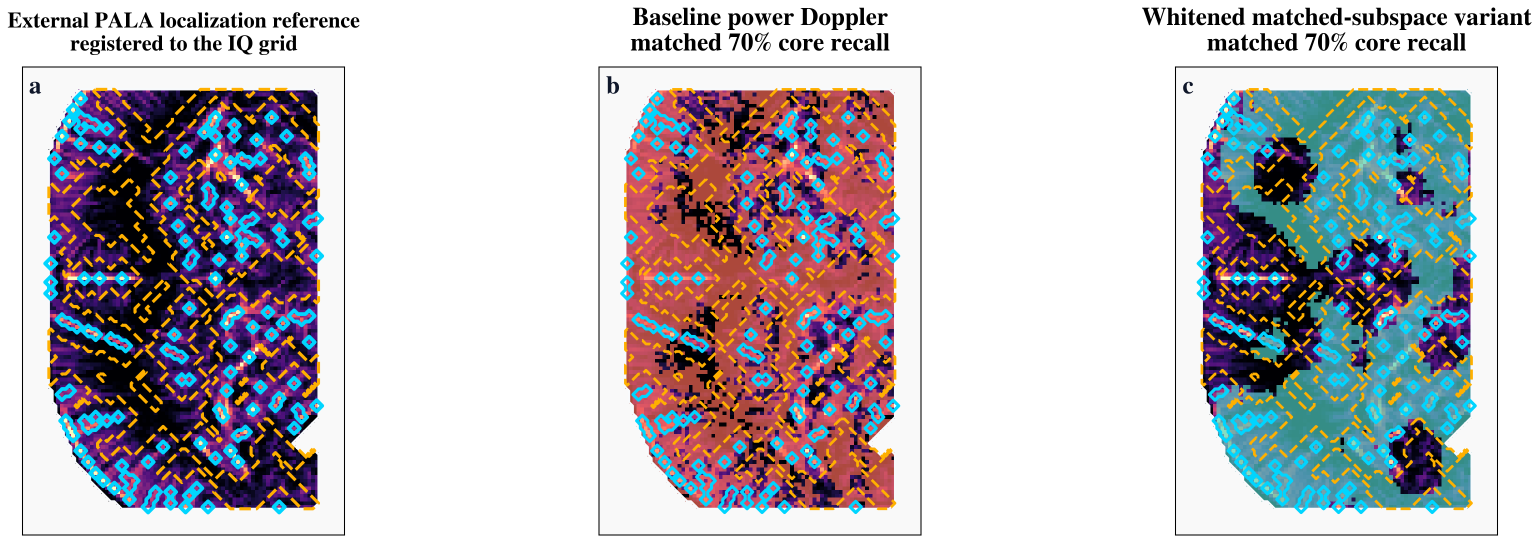
#> input picture figs/paper/ulm7883227_pala_headline_hero.png, 3078 x 1085 px (shown at 1/2 size); its folder holds only this picture in this run
$ python figure_qc.py
#> lines starting #> are read from the running program, lines starting #| are printed output that depends on the picture; after the words box and inside, x2 and y2 are one past the last pixel; in counts of white or black regions, pixels touching at a corner belong together
#!/usr/bin/env python3
from __future__ import annotations

import argparse
import json
import math
import subprocess
from dataclasses import dataclass
from pathlib import Path
from typing import Any

import numpy as np
from PIL import Image, ImageDraw, ImageFont


@dataclass(frozen=True)
class FigureQC:
    path: str
    kind: str  # "pdf" | "png"
    rendered_png: str | None
    width: int
    height: int
    margins_px: dict[str, int]
    border_ink_frac: dict[str, float]
    warnings: list[str]


def _render_pdf_first_page(pdf_path: Path, *, out_prefix: Path, dpi: int) -> Path:
    out_prefix.parent.mkdir(parents=True, exist_ok=True)
    # pdftoppm writes `<prefix>-1.png` when rendering a single page without -singlefile.
    cmd = [
        "pdftoppm",
        "-png",
        "-r",
        str(int(dpi)),
        "-f",
        "1",
        "-l",
        "1",
        str(pdf_path),
        str(out_prefix),
    ]
    subprocess.run(cmd, check=True, stdout=subprocess.DEVNULL, stderr=subprocess.DEVNULL)
    out_path = out_prefix.parent / f"{out_prefix.name}-1.png"
    if not out_path.is_file():
        raise RuntimeError(f"pdftoppm did not produce expected output: {out_path}")
    return out_path


def _analyze_ink(image: Image.Image, *, ink_thresh: int) -> tuple[dict[str, int], dict[str, float], list[str]]:
    gray = image.convert("L")
    arr = np.asarray(gray, dtype=np.uint8)

    # Treat near-white as background.
    ink = arr < int(ink_thresh)
    h, w = ink.shape

    border = {
        "left": float(np.mean(ink[:, 0])),
        "right": float(np.mean(ink[:, -1])),
        "top": float(np.mean(ink[0, :])),
        "bottom": float(np.mean(ink[-1, :])),
    }

    ys, xs = np.nonzero(ink)
    if ys.size == 0 or xs.size == 0:
        # All-white: define margins as full image.
        margins = {"left": w, "right": w, "top": h, "bottom": h}
        warnings = ["no_ink_detected(all_white_or_threshold_too_low)"]
        return margins, border, warnings

    x0 = int(xs.min())
    x1 = int(xs.max())
    y0 = int(ys.min())
    y1 = int(ys.max())

    margins = {
        "left": x0,
        "right": (w - 1) - x1,
        "top": y0,
        "bottom": (h - 1) - y1,
    }

    warnings: list[str] = []
    if min(margins.values()) <= 4:
        warnings.append("very_small_margin_px(tight_bbox_or_clipping)")
    if max(border.values()) >= 0.01:
        warnings.append("ink_on_image_border(possible_clipping_or_frame)")

    return margins, border, warnings


def _make_montage(
    items: list[FigureQC],
    *,
    out_path: Path,
    max_thumb_w: int,
    max_thumb_h: int,
    cols: int,
) -> None:
    out_path.parent.mkdir(parents=True, exist_ok=True)

    # Pick source image per item (rendered for PDFs, native for PNGs).
    src_paths: list[Path] = []
    labels: list[str] = []
    for it in items:
        src = Path(it.rendered_png) if it.rendered_png is not None else Path(it.path)
        src_paths.append(src)
        labels.append(Path(it.path).name)

    thumbs: list[Image.Image] = []
    for p in src_paths:
        img = Image.open(p).convert("RGB")
        img.thumbnail((int(max_thumb_w), int(max_thumb_h)), Image.Resampling.LANCZOS)
        thumbs.append(img)

    # Cell layout.
    cell_w = max(t.width for t in thumbs) + 28
    cell_h = max(t.height for t in thumbs) + 50
    rows = int(math.ceil(len(thumbs) / float(cols)))

    canvas = Image.new("RGB", (cols * cell_w, rows * cell_h), (255, 255, 255))
    draw = ImageDraw.Draw(canvas)
    try:
        font = ImageFont.load_default()
    except Exception:
        font = None

    for idx, (thumb, label) in enumerate(zip(thumbs, labels, strict=True)):
        r = idx // cols
        c = idx % cols
        x = c * cell_w
        y = r * cell_h

        # Paste centered.
        px = x + (cell_w - thumb.width) // 2
        py = y + 8
        canvas.paste(thumb, (px, py))

        # Label.
        tx = x + 8
        ty = y + cell_h - 20
        draw.text((tx, ty), label, fill=(20, 20, 20), font=font)

    canvas.save(out_path)


def main() -> int:
    ap = argparse.ArgumentParser(description="Lightweight QC for figures under figs/paper (margins + border ink).")
    ap.add_argument("--fig-dir", type=Path, default=Path("figs/paper"), help="Figure directory (default: %(default)s).")
    ap.add_argument("--out-json", type=Path, default=Path("reports/figure_qc/figure_qc.json"))
    ap.add_argument("--render-dir", type=Path, default=Path("reports/figure_qc/rendered"))
    ap.add_argument("--out-montage", type=Path, default=Path("reports/figure_qc/figure_montage.png"))
    ap.add_argument("--dpi", type=int, default=300, help="PDF render DPI (default: %(default)s).")
    ap.add_argument("--ink-thresh", type=int, default=250, help="Ink threshold in [0,255] (default: %(default)s).")
    ap.add_argument("--cols", type=int, default=3, help="Montage columns (default: %(default)s).")
    args = ap.parse_args()

    fig_dir = Path(args.fig_dir)
    if not fig_dir.is_dir():
        raise SystemExit(f"Figure dir not found: {fig_dir}")

    paths = sorted([p for p in fig_dir.iterdir() if p.is_file() and p.suffix.lower() in {'.pdf', '.png'}])
    if not paths:
        raise SystemExit(f"No .pdf/.png figures found under: {fig_dir}")

    items: list[FigureQC] = []
    for p in paths:
        kind = p.suffix.lower().lstrip(".")
        rendered: Path | None = None
        img_path = p
        if kind == "pdf":
            rendered = _render_pdf_first_page(
                p,
                out_prefix=Path(args.render_dir) / p.stem,
                dpi=int(args.dpi),
            )
            img_path = rendered

        img = Image.open(img_path)
#> img is the input picture: PIL image 3078x1085 RGBA; mean R, G, B, A 187.4, 185.6, 190.9, 255
        margins, border, warnings = _analyze_ink(img, ink_thresh=int(args.ink_thresh))
#> in _analyze_ink, `gray = image.convert("L")`:
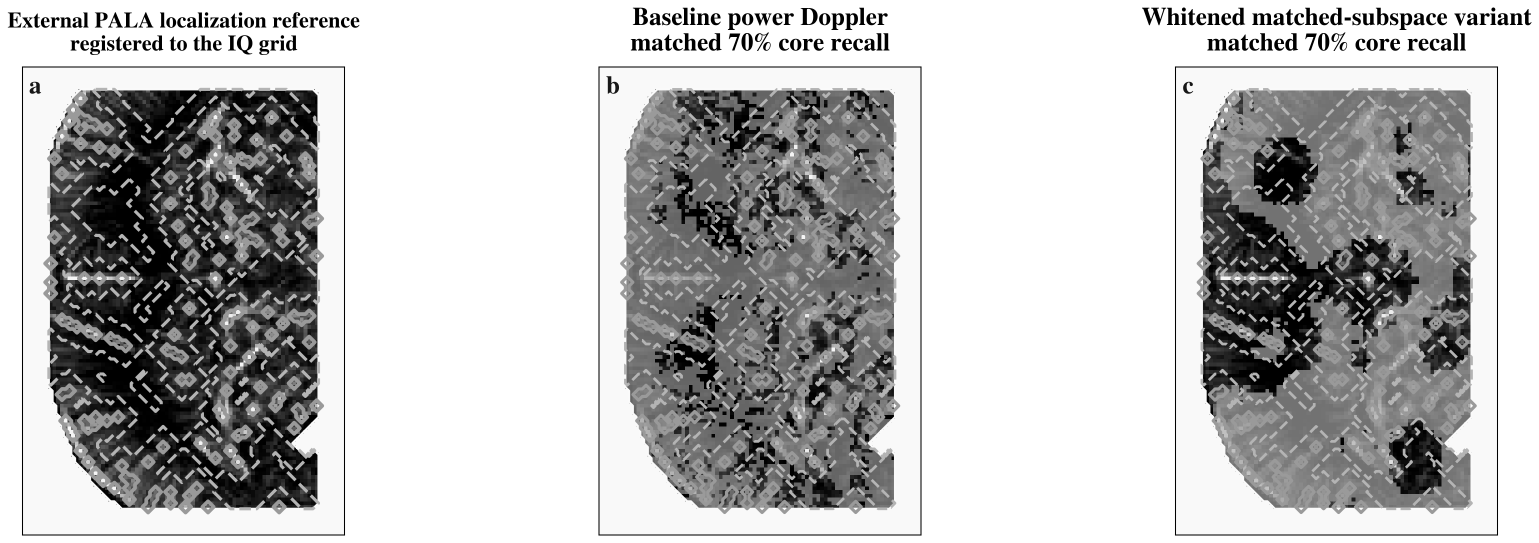
#> gray: PIL image 3078x1085 L (shown at 1/2 size); min 0, max 255, mean 186.7
#> in _analyze_ink, `ink = arr < int(ink_thresh)`:
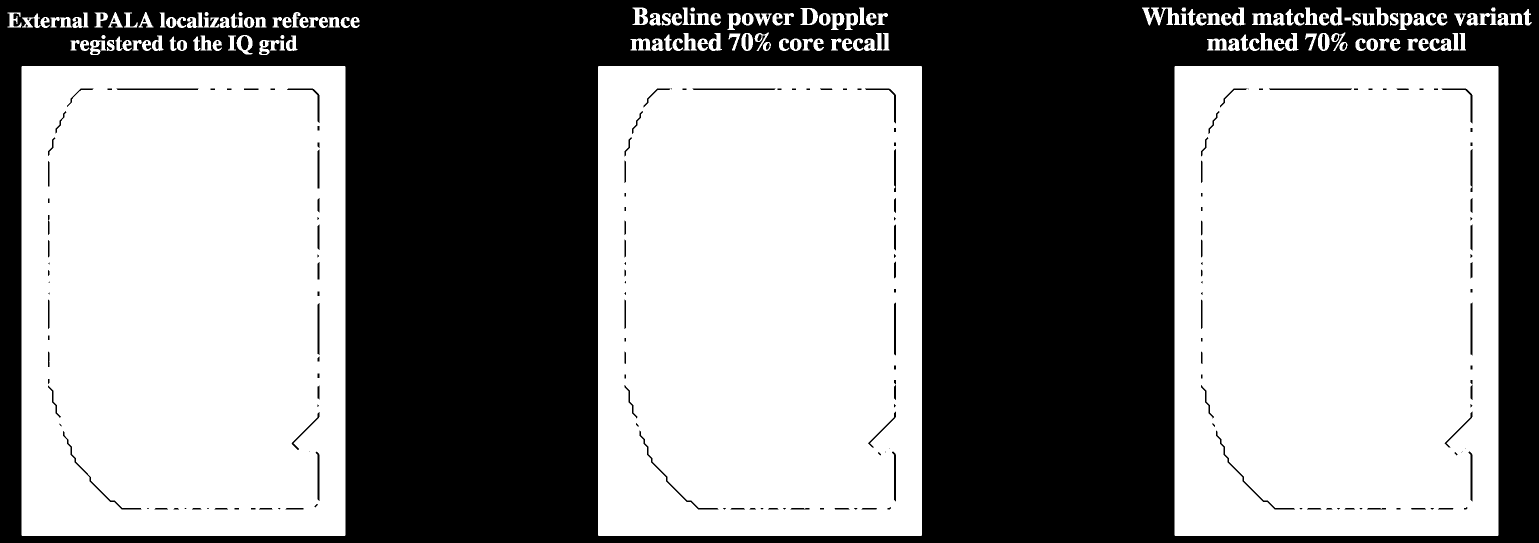
#> ink: shape (1085, 3078) bool (shown at 1/2 size); 55.6% white; 246 black regions (36 under 20 px), largest, box (x1, y1, x2, y2) and area: (0, 0, 3078, 1085) 1459023, (1279, 861, 1437, 1019) 716, (2432, 861, 2590, 1019) 716
#> in _analyze_ink, `border = { "left": float(np.mean(ink[:, 0])), "right": float(np.mean(i..`: border = {'left': 0, 'right': 0, 'top': 0, 'bottom': 0}
#> in _analyze_ink, `x0 = int(xs.min())`: x0 = 15
#> in _analyze_ink, `x1 = int(xs.max())`: x1 = 3063
#> in _analyze_ink, `y0 = int(ys.min())`: y0 = 15
#> in _analyze_ink, `y1 = int(ys.max())`: y1 = 1071
#> in _analyze_ink, `margins = { "left": x0, "right": (w - 1) - x1, "top": y0, "bottom": (h..`: margins = {'left': 15, 'right': 14, 'top': 15, 'bottom': 13}
#> margins = {'left': 15, 'right': 14, 'top': 15, 'bottom': 13}; border = {'left': 0, 'right': 0, 'top': 0, 'bottom': 0}; warnings = []

        items.append(
            FigureQC(
                path=str(p),
                kind=kind,
                rendered_png=str(rendered) if rendered is not None else None,
                width=int(img.width),
                height=int(img.height),
                margins_px=margins,
                border_ink_frac=border,
                warnings=warnings,
            )
        )

    args.out_json.parent.mkdir(parents=True, exist_ok=True)
    with args.out_json.open("w") as f:
        json.dump([it.__dict__ for it in items], f, indent=2, sort_keys=False)
        f.write("\n")

    _make_montage(
        items,
        out_path=Path(args.out_montage),
        max_thumb_w=780,
        max_thumb_h=520,
        cols=int(args.cols),
    )
#> the loop in _make_montage, `for it in items:` made 1 pass
#> after the loop in _make_montage, `for it in items:`: labels = ['ulm7883227_pala_headline_hero.png']; src_paths = 1 item
#> in _make_montage, `img.thumbnail((int(max_thumb_w), int(max_thumb_h)), Image.Resampling.L..`:
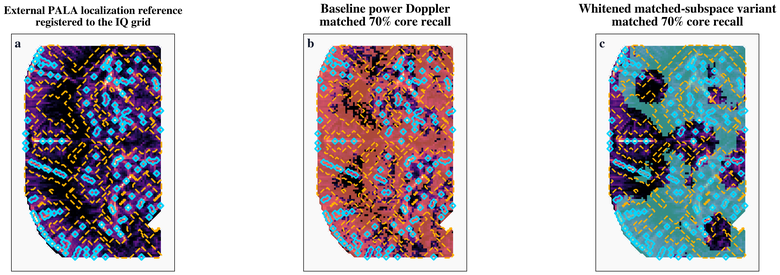
#> img: PIL image 780x275 RGB; mean R, G, B 187.3, 185.4, 190.5
#> in _make_montage, `cell_w = max(t.width for t in thumbs) + 28`: cell_w = 808
#> in _make_montage, `cell_h = max(t.height for t in thumbs) + 50`: cell_h = 325
#> in _make_montage, `rows = int(math.ceil(len(thumbs) / float(cols)))`: rows = 1
#> in _make_montage, `canvas = Image.new("RGB", (cols * cell_w, rows * cell_h), (255, 255, 2..`: canvas: PIL image 2424x325 RGB; every value is 255
#> the loop in _make_montage, `for idx, (thumb, label) in enumerate(zip(thumbs, labels, strict=True)):` made 1 pass
#> (label, r, c, x, y, px, py, tx) on pass 1: ('ulm7883227_pala_headline_hero.png', 0, 0, 0, 0, 14, 8, 8)
#> after the loop in _make_montage, `for idx, (thumb, label) in enumerate(zip(thumbs, labels, strict=True)):`:
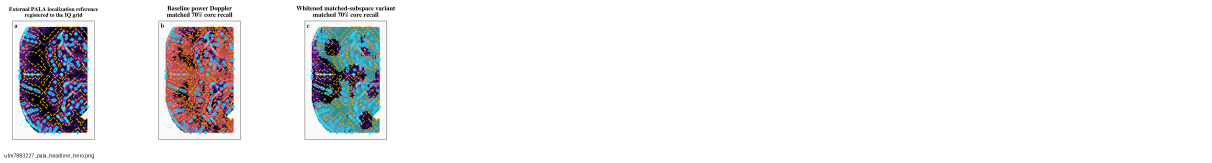
#> canvas: PIL image 2424x325 RGB (shown at 1/2 size); mean R, G, B 236.4, 235.9, 237.3

    warn_count = sum(1 for it in items if it.warnings)
#> warn_count = 0
    print(f"[figure-qc] checked {len(items)} figures; {warn_count} with warnings")
#| [figure-qc] checked 1 figures; 0 with warnings
    return 0


if __name__ == "__main__":
    raise SystemExit(main())
#> (the program exits here)
